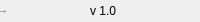
              <widget class="QFrame" name="bottomBar">
               <property name="minimumSize">
                <size>
                 <width>0</width>
                 <height>22</height>
                </size>
               </property>
               <property name="maximumSize">
                <size>
                 <width>16777215</width>
                 <height>22</height>
                </size>
               </property>
               <property name="frameShape">
                <enum>QFrame::NoFrame</enum>
               </property>
               <layout class="QHBoxLayout" name="horizontalLayout_5">
                <property name="spacing">
                 <number>0</number>
                </property>
                <property name="leftMargin">
                 <number>0</number>
                </property>
                <property name="topMargin">
                 <number>0</number>
                </property>
                <property name="rightMargin">
                 <number>0</number>
                </property>
                <property name="bottomMargin">
                 <number>0</number>
                </property>
                <item>
                 <widget class="QLabel" name="creditsLabel">
                  <property name="maximumSize">
                   <size>
                    <width>16777215</width>
                    <height>16</height>
                   </size>
                  </property>
                  <property name="font">
                   <font>
                    <family>Segoe UI</family>
                    <pointsize>-1</pointsize>
                    <weight>50</weight>
                    <italic>false</italic>
                    <bold>false</bold>
                   </font>
                  </property>
                  <property name="text">
                   <string>By: 크왕무섭징</string>
                  </property>
                 </widget>
                </item>
                <item>
                 <widget class="QLabel" name="version">
                  <property name="text">
                   <string>v 1.0</string>
                  </property>
                 </widget>
                </item>
                <item>
                 <widget class="QFrame" name="frame_size_grip">
                  <property name="minimumSize">
                   <size>
                    <width>20</width>
                    <height>0</height>
                   </size>
                  </property>
                  <property name="maximumSize">
                   <size>
                    <width>20</width>
                    <height>16777215</height>
                   </size>
                  </property>
                  <property name="frameShape">
                   <enum>QFrame::NoFrame</enum>
                  </property>
                 </widget>
                </item>
               </layout>
              </widget>
